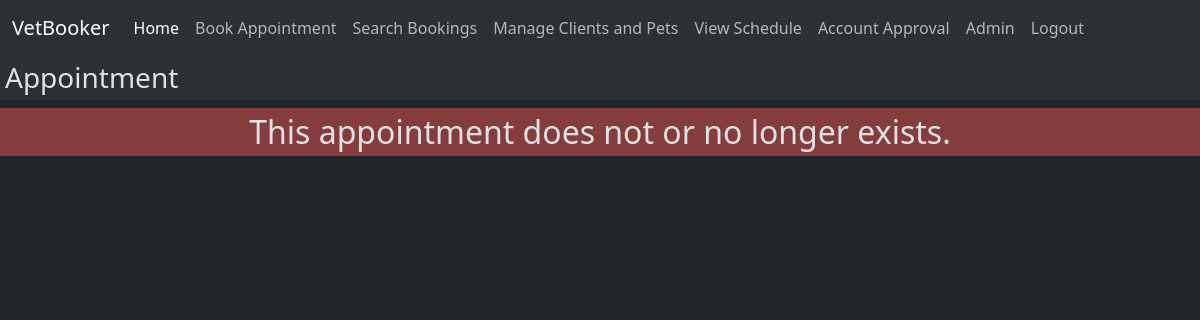
Before: /appointment/95 (signed in) with the older database file.
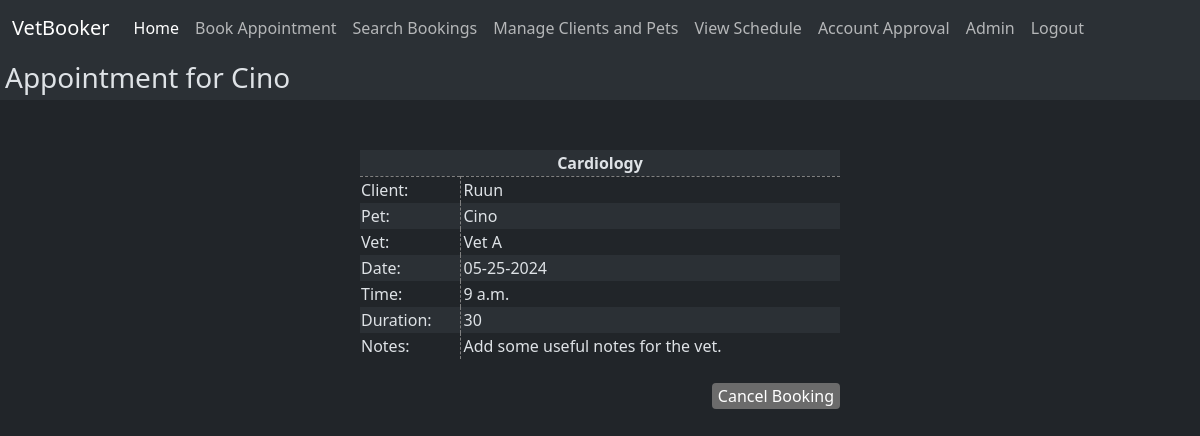
After: the same page with the newer database file.
### VetBooker/models.py (models this page shows, shortened)
class Pet(models.Model):
    name = models.TextField(blank=True)
    species = models.TextField(blank=True)
    breed = models.TextField(blank=True, null=True)
    conditions = models.TextField(blank=True)
    bookings = models.ManyToManyField("Booking", related_name="pet_bookings", blank=True)
    owner = models.ForeignKey("Client", related_name="owner_pet", null=True, blank=True, on_delete=models.CASCADE)
    comments = models.ManyToManyField("Booking", related_name="booking_comments", blank=True)

class Booking(models.Model):
    class Duration(models.IntegerChoices):
        SHORT = 15, "Short"
        MEDIUM = 30, "Medium"
        LONG = 60, "Long"
        XLONG = 120, "Extra Long"
    title = models.TextField(blank=True, null=True)
    vet = models.ForeignKey("Vet", related_name="booking_vet", null=False, blank=False, on_delete=models.CASCADE)
    Pet = models.ManyToManyField("Pet", related_name="booking_pet")
    Client = models.ManyToManyField("Client", related_name="booking_owner")
    day = models.DateField(auto_now_add=False, null=True)
    start_time = models.TimeField(auto_now_add=False)
    duration = models.IntegerField(choices=Duration.choices, default=Duration.SHORT, verbose_name="Duration", blank=True, null=True)
    procedure = models.ManyToManyField("Procedure", related_name="booking_procedure", blank=True)
    comments = models.TextField(blank=True)

class Client(models.Model):
    name = models.TextField(blank=True)
    telephone = models.TextField(blank=True, unique=True)
    email = models.TextField(blank=True)
    address = models.TextField(blank=True)
    bookings = models.ManyToManyField("Booking", related_name="client_bookings", blank=True)
    bills = models.ManyToManyField("Bill", related_name="bills", blank=True)

class Vet(models.Model):
    name = models.TextField(blank=True)
    priority_skills = models.ManyToManyField("Skill", related_name="priority_skill")
    general_availibility = models.ManyToManyField("Shift")
    bookings = models.ManyToManyField("Booking", related_name="vet_bookings", blank=True)

### VetBooker/views.py (the view, shortened to what this page needs)
# urls.py: path("appointment/<str:booking_id>", views.view_specific_booking, name="view_specific_booking"),
@login_required
def view_specific_booking(request, booking_id):
    booking_id = int(booking_id)
    try:
        booking = Booking.objects.get(id=booking_id)
    except:
        notice = True
        return render(request, "VetBooker/view_specific_booking.html", {'notice': notice} )
    client = booking.Client.all()[0]
    pet = booking.Pet.all()[0]
    note = booking.comments
    day = booking.day
    time = booking.start_time
    vet = booking.vet.name
    duration = booking.duration
    booking_name = booking.title
    day_names = list(calendar.day_abbr)
    day_name = day_names[date.weekday(day)]
    day = str(day)
    day = day[5:7] + day[4:5] + day[8:10] + day[4:5] + day[0:4]
    return render(request, "VetBooker/view_specific_booking.html", {'pet_name': pet.name, 'client_name': client.name, 'vet_name': vet, 'note': note, 'time': time, 'duration': duration, 'pet_id': pet.id, 'booking_name': booking_name, 'date': day, 'booking_id': booking_id})

### VetBooker/templates/VetBooker/view_specific_booking.html (shortened to what this page needs)
{% extends "VetBooker/layout.html" %}
{% load static %}
{% block body %}
{% if booking_name %}<h3 class="pageTitle">Appointment for {{ pet_name }}</h3>{% endif %}
{% if notice %}<h3 class="pageTitle">Appointment</h3>{% endif %}
{% if notice %}
<div class="largeWarning">This appointment does not or no longer exists.</div>
{% endif %}
{% if booking_name %}
<table class="centered bookingListing" >
    <thead>
            <th colspan="2" class="centerText">
                {{ booking_name }}
            </th>
    </thead>
    <tbody>
    <tr>
        <td>
            Client:
        </td>
        <td>
            {{ client_name }}
        </td>
    </tr>
    <tr>
        <td>
            Pet:
        </td>
        <td>
            {{ pet_name }}
        </td>
    </tr>
    <tr>
        <td>
            Vet:
        </td>
        <td>
            {{ vet_name }}
        </td>
    </tr>
    <tr>
        <td>
            Date:
        </td>
        <td>
            {{ date }}
        </td>
    </tr>
    <tr>
        <td>
            Time:
        </td>
        <td>
            {{ time }}
        </td>
    </tr>
    <tr>
        <td>
            Duration:
        </td>
        <td>
            {{ duration }}
        </td>
    </tr>
    <tr>
        <td>
            Notes:
        </td>
        <td>
            {{ note }}
        </td>
    </tr>
    </tbody>
</table>
<br>
<div class="flex-row-forty">
    <button onclick="start_cancel()">Cancel Booking</button>
</div>
{% endif %}
{% endblock %}

### VetBooker/templates/VetBooker/layout.html (shortened to what this page needs)
{% load static %}
<!DOCTYPE html>
<html lang="en" data-bs-theme="dark">
<head>
    <link href="https://cdn.jsdelivr.net/npm/bootstrap@5.3.2/dist/css/bootstrap.min.css" rel="stylesheet">
    <link href="{% static 'VetBooker/styles.css' %}" rel="stylesheet">
</head>
<body>
    <nav class="navbar navbar-expand-lg bg-body-tertiary sticky-top">
        <div class="container-fluid">
          <a class="navbar-brand" href="{% url 'index' %}">VetBooker</a>
          <div class="collapse navbar-collapse" id="navbarNav">
            <ul class="navbar-nav">
              <li class="nav-item">
                <a class="nav-link active" aria-current="page" href="{% url 'index' %}">Home</a>
              </li>
              {% if request.user.is_authenticated %}
              <li class="nav-item">
                <a class="nav-link" href="{% url 'book' %}">Book Appointment</a>
              </li>
              <li class="nav-item">
                <a class="nav-link" href="{% url 'appointments' %}">Search Bookings</a>
              </li>
              <li class="nav-item">
                <a class="nav-link" href="{% url 'manage' %}">Manage Clients and Pets</a>
              </li>
              <li class="nav-item">
                <a class="nav-link" href="{% url 'schedule' %}">View Schedule</a>
              </li>
              {% if request.user.is_superuser %}
              <li class="nav-item">
               <a class="nav-link" href="../approval">Account Approval</a>
             </li>
         <li class="nav-item">
           <a class="nav-link" href="../admin">Admin</a>
         </li>
           {% endif %}
              <li class="nav-item">
                <a href="{% url 'logout' %}" class="nav-link">Logout</a>
              </li>
              {% else %}
                    <li class="nav-item">
                        <a class="nav-link" href="{% url 'login' %}">Log In</a>
                    </li>
              {% endif %}
            </ul>
          </div>
        </div>
      </nav>
    {% block body %}
    {% endblock %}
</body>
</html>

### VetBooker/static/VetBooker/styles.css (style rules this page uses)
button { border-radius: 4px; border: none; }
.centered { margin: auto; }
.centerText { text-align: center; }
.pageTitle { background-color: #2b3035; padding: 5px; }
.bookingListing { margin-top: 50px; width: 40vw; min-width: 300px; }
thead { background-color: #2b3035; border-bottom: 1px dashed grey; }
tr:nth-child(even) { background-color: #2b3035; }
td:nth-child(odd) { width: 100px; border-right: 1px dashed grey; }
td:nth-child(even) { padding-left: 3px; }
.flex-row-forty { display: flex; flex-direction: row; justify-content: flex-end; width: 40vw; min-width: 300px; margin: auto; }

Changed rows visible on the page:
now on this page (row unchanged): Pet: name "Cino"
added Booking: title "Cardiology", start_time "9 a.m.", comments "Add some useful notes for the vet."
now on this page (row edited): Client: name "Ruun"
now on this page (row unchanged): Vet: name "Vet A"
Other visible differences:
{{ date }}: (not shown) → "05-25-2024"
{{ duration }}: (not shown) → "30"
text no longer shown: "Appointment This appointment does not or no longer exists."
text now shown: "Appointment for Client: Pet: Vet: Date: Time: Duration: Notes: Cancel Booking"
